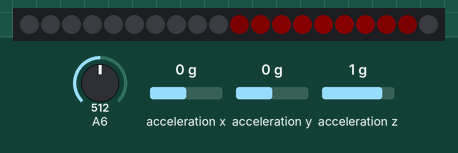
A sketch run on a simulated Arduino Nano, built with avr-gcc and run on an emulated ATmega328P. Parts: 20 RGB LEDs in strip order, left to right. Wiring (inferred from the names in the program): MPU-6050 motion sensor at I2C address 0x68. Inputs (shaded band) come from the test bench; at power-on: acceleration x 0 g, A6 = 512, acceleration y 0 g, acceleration z 1 g. Dim RGB values are drawn brighter than linear; colours are those a GRB WS2812 strip shows for the declared byte order.

Above: at 1.29 s.
1.3 s: acceleration x set to -1.4 g
At 1.42 s:
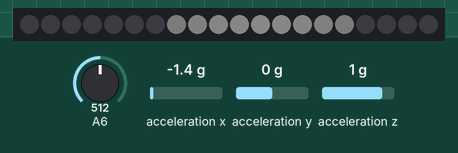
2.9 s: acceleration x set to 0 g
At 4.1 s:
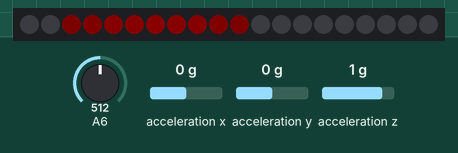
5.5 s: acceleration x set to -0.8 g
At 5.64 s:
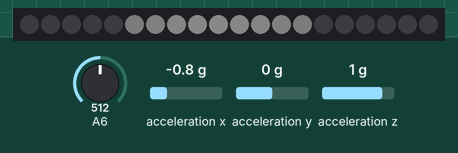

Measured:
- after the input at 1.3 s, the LEDs: first differ from a run without the input after 0.11 s (image 1)
- after the input at 2.9 s, the LEDs: first differ from a run without the input after 1.2 s (image 2 shows a later state)
- after the input at 5.5 s, the LEDs: first differ from a run without the input after 0.13 s (image 3)

The sketch:

prod.ino
```cpp
/*
      PIN Configuration
    Battery:
      A0 (Module) -> A6 (Arduino)
    Pressure:
      [A3 - A0]
      Vorltage pertition with a Pull-up resistor (10k ohm).
    HC-05:
      State -> D4.
      RX -> D3 (Pull-Down 2k, between 1k).
      TX -> D2.
    Accellerometer:
      SCL -> A5.
      SDA -> A4.
    Led:
      Control -> 11
*/

/*  -  Hyperparameter  -  */

// Generic
#define BOTTLE_ID 71003161

// GY-521
#define GY_FILTER_DIM 10
#define GY_MEANS_STORE_DIM 10
#define GY_READING_PERIOD 1
#define GY_SAVE_PERIOD 100
#define GY_UPDATE_FLAG_PERIOD 200
#define GY_G_FORCE_VALUE 17000
#define GY_G_FORCE_SLACK 1000
#define GY_ZERO_SLACK 2000
#define GY_MARGIN_DIST 150

// Battery Module
#define B_BUFFER_DIM 10
#define B_READ_PERIOD 1000
#define B_ENERGY_THRESHOLD 0.50

// Weight Sensors
#define IN_PIN_0 A0
#define IN_PIN_1 A1
#define IN_PIN_2 A2
#define IN_PIN_3 A3
#define WS_FILTER_DIMENSION 100
#define WS_IDLE_UNTIL_READ 10000
#define WS_READING_PERIOD 300      // Between read.
#define WS_IDLE_AFTER_READ 10000

// Led
#define LED_PIN 11
#define LED_NUM 20
#define LED_UPDATE_PERIOD 40


/*  -  Library include and global variable and functions  -  */

// Bluetooth
#include <SoftwareSerial.h>
#define BT_INT_PIN 4             // PIN for state.
SoftwareSerial Bluetooth(2, 3);  // TX, RX (of HC-05).

/*
void blt_print(String in){
  Serial.print(in);
  if (digitalRead(BT_INT_PIN) == HIGH) {
    Serial.println("\t\tOn BLT");
    Bluetooth.println(in);
  }
  else{
    Serial.println("\t\tOnly Serial");
  }
}
*/

// GY-521, Accellerometer.
#include <Wire.h>
#include <math.h>
#define MPU_ADDR 0x68

unsigned long start_time_read;
unsigned long start_time_save;
unsigned long start_time_update;
int16_t values_X[GY_FILTER_DIM];
int16_t values_Y[GY_FILTER_DIM];
int16_t values_Z[GY_FILTER_DIM];
int index_values;
int16_t means_X[GY_MEANS_STORE_DIM];
int16_t means_Y[GY_MEANS_STORE_DIM];
int16_t means_Z[GY_MEANS_STORE_DIM];
int index_means;
bool is_still;
bool is_vertical;

int16_t max_distance(int16_t in[], size_t dim) {
  int16_t min = in[0];
  int16_t max = in[0];
  for (size_t i = 0; i < dim; i++) {
    if (in[i] > max) { max = in[i]; }
    if (in[i] < min) { min = in[i]; }
  }
  return max - min;
}
int16_t mean(int16_t in[], size_t dim) {
  double ret = 0;
  for (size_t i = 0; i < dim; i++) {
    ret += (double)in[i];
  }
  return (int16_t)(ret / dim);
}

// Battery Module
#define sensivity (4.2 / 1023.0)
#define maxVoltage 4.2

int16_t battery_buffer[B_BUFFER_DIM];
size_t battery_buffer_index;
unsigned long b_start_time;
bool is_power_saving;

// Weight sensors
unsigned long w_start_time;

int16_t ws_values_0[WS_FILTER_DIMENSION];    // Digital filter 0.
int16_t ws_values_1[WS_FILTER_DIMENSION];    // Digital filter 1.
int16_t ws_values_2[WS_FILTER_DIMENSION];    // Digital filter 2.
int16_t ws_values_3[WS_FILTER_DIMENSION];    // Digital filter 3.
int16_t ws_index;

// Led
#include <FastLED.h>
CRGB leds[LED_NUM];
int led_intensity = 100;
int led_red = 0;
int led_green = 0;
int led_blue = 0;

unsigned long led_time;
size_t led_anim_index;
const float led_anim[] {
  0,
  0.31,
  0.59,
  0.81,
  0.94,
  1,
  0.94,
  0.81,
  0.59,
  0.31,
  0,
  0,
  0,
  0,
  0,
  0,
  0,
  0,
  0,
  0
};

void update_led(){
  if(led_anim_index >= 20){
    led_anim_index = 0;
  }
  float alpha = 0;
  for(int i = 0;  i < LED_NUM; i++){
    if((led_anim_index + i) >= LED_NUM){
      alpha = led_anim[led_anim_index + i - LED_NUM];
    }
    else{
      alpha = led_anim[led_anim_index + i];
    }

    leds[i] = CRGB(
      (int) led_blue * alpha,
      (int) led_green * alpha,
      (int) led_red * alpha);
  }
  FastLED.show();
  led_anim_index++;
}


/* Global
      0 -> Non stable.
      1 -> Wait to read.
      2 -> Reading.
      3 -> Sent.
*/
unsigned long s_time;
int state;


void setup() {
  // Serial [DEBUG]
  Serial.begin(9600);

  // Bluetooth
  Bluetooth.begin(9600);
  pinMode(BT_INT_PIN, INPUT);

  // GY-521
  Wire.begin();
  Wire.beginTransmission(MPU_ADDR);
  Wire.write(0x6B);  // PWR_MGMT_1 register
  Wire.write(0);     // set to zero (wakes up the MPU-6050)
  Wire.endTransmission(true);
  start_time_read = millis();
  start_time_save = millis();
  start_time_update = millis();
  index_values = 0;
  index_means = 0;

  for (size_t i = 0; i < GY_FILTER_DIM; i++) {
    values_X[i] = 0;
    values_Y[i] = 0;
    values_Z[i] = 0;
  }
  for (size_t i = 0; i < GY_MEANS_STORE_DIM; i++) {
    means_X[i] = 0;
    means_Y[i] = 0;
    means_Z[i] = 0;
  }

  is_still = false;
  is_vertical = false;

  // Battery Module
  battery_buffer_index = 0;
  b_start_time = millis();
  is_power_saving = false;

  for (int i = 0; i < B_BUFFER_DIM; i++) {
    battery_buffer[B_BUFFER_DIM] = 0;
  }

  // Weight Sensor
  ws_index = 0;

  for (int i = 0; i < WS_FILTER_DIMENSION; i++){
    ws_values_0[i] = 0;
    ws_values_1[i] = 0;
    ws_values_2[i] = 0;
    ws_values_3[i] = 0;
  }

  // Led
  FastLED.addLeds<WS2812B, LED_PIN, GBR>(leds, LED_NUM);
  led_anim_index = 0;
  led_time = millis();

  led_red = 10;
  led_green = 10;
  led_blue = 10;
  update_led();


  // Global
  s_time = millis();
  state = 0;
}

void loop() {
  /*
  Serial.print(state);
  Serial.print(",");
  Serial.print(is_vertical);
  Serial.print(",");
  Serial.println(is_still);*/
  //Bluetooth.println(state);

  // blt_print(String(state) + "");

  // Index Update.
  if (index_values >= GY_FILTER_DIM) {
    index_values = 0;
  }
  if (index_means >= GY_FILTER_DIM) {
    index_means = 0;
  }
  if (battery_buffer_index >= B_BUFFER_DIM) {
    int16_t value = mean(battery_buffer, B_BUFFER_DIM);
    if (value <= B_ENERGY_THRESHOLD) {
      is_power_saving = true;
    } else {
      is_power_saving = false;
    }
    battery_buffer_index = 0;
  }

  //Serial.println(state);

  //Led update
  if((millis() - led_time) >= LED_UPDATE_PERIOD){
    if(state == 0){
      led_red = 10;
      led_green = 10;
      led_blue = 10;
    }
    else if(state == 1){
      led_red = 10;
      led_green = 0;
      led_blue = 0;
    }
    else if(state == 2){
      led_red = 0;
      led_green = 0;
      led_blue = 10;
    }
    else{
      led_red = 0;
      led_green = 10;
      led_blue = 0;
    }
    update_led();
    led_time = millis();
  }

  if(((state == 1) || (state == 2)) && (!is_vertical || !is_still)){
    ws_index = 0;
    state = 0;
    s_time = millis();
  }

  if((state == 0) && (is_still && is_vertical)){
    state = 1;
    s_time = millis();
  }

  if((state == 1) && ((millis() - s_time) >= WS_IDLE_UNTIL_READ)){
    state = 2;
    s_time = millis();
    ws_index = 0;
    for (int i = 0; i < WS_FILTER_DIMENSION; i++){
      ws_values_0[i] = 0;
      ws_values_1[i] = 0;
      ws_values_2[i] = 0;
      ws_values_3[i] = 0;
    }
  }

  if((state == 2) && ((millis() - s_time) >= WS_READING_PERIOD)){
    ws_values_0[ws_index] = analogRead(IN_PIN_0);
    ws_values_1[ws_index] = analogRead(IN_PIN_1);
    ws_values_2[ws_index] = analogRead(IN_PIN_2);
    ws_values_3[ws_index] = analogRead(IN_PIN_3);
    ws_index++;
    s_time = millis();
  }

  if((ws_index >= WS_FILTER_DIMENSION - 1) && (state == 2)){
    Serial.println("Sending...");
    // Send Data
    int tot_means[4];
    tot_means[0] = mean(ws_values_0, WS_FILTER_DIMENSION);
    tot_means[1] = mean(ws_values_1, WS_FILTER_DIMENSION);
    tot_means[2] = mean(ws_values_2, WS_FILTER_DIMENSION);
    tot_means[3] = mean(ws_values_3, WS_FILTER_DIMENSION);
    int tot = tot_means[0] + tot_means[1] + tot_means[2] + tot_means[3];
    tot /= 4;

    int16_t battery_value = mean(battery_buffer, B_BUFFER_DIM);

    //Serial.println("Calc Complete");

    //String out = "Battery: " + String(battery_value) + "\n" "Weight: " + String(map(tot, 1024, 0, 0, 100)) + "%";

    Serial.print("Battery: ");
    Serial.print(battery_value);
    Serial.print("%;");
    Serial.print("Weight: ");
    Serial.print(tot);
    Serial.println("%");
    //Serial.println(digitalRead(BT_INT_PIN) == HIGH);
    if (digitalRead(BT_INT_PIN) == HIGH) {
      Bluetooth.print(BOTTLE_ID);
      Bluetooth.print(";");
      Bluetooth.print(map(tot, 1024, 0, 0, 1024));
      Bluetooth.print(";");
      Bluetooth.println(battery_value);
      Serial.println("\tOn Bluetooth");
    }
    else{
      Serial.println("\tOnly Serial");
    }

    ws_index = 0;
    state = 3;
    s_time = millis();
  }

  if((state == 3) && ((millis() - s_time) >= WS_IDLE_AFTER_READ)){
    state = 0;
    s_time = millis();
  }

  // Read value from the MPU.
  if (GY_READING_PERIOD <= millis() - start_time_read) {
    Wire.beginTransmission(MPU_ADDR);
    Wire.write(0x3B);  // starting with register 0x3B (ACCEL_XOUT_H)
    Wire.endTransmission(false);
    Wire.requestFrom(MPU_ADDR, 6, true);                      // request a total of 6 registers
    values_X[index_values] = Wire.read() << 8 | Wire.read();  // 0x3B (ACCEL_XOUT_H) & 0x3C (ACCEL_XOUT_L)
    values_Y[index_values] = Wire.read() << 8 | Wire.read();  // 0x3D (ACCEL_YOUT_H) & 0x3E (ACCEL_YOUT_L)
    values_Z[index_values] = Wire.read() << 8 | Wire.read();  // 0x3F (ACCEL_ZOUT_H) & 0x40 (ACCEL_ZOUT_L)

    index_values++;
    start_time_read = millis();
  }

  // Save data read from the MPU.
  if (GY_SAVE_PERIOD <= millis() - start_time_save) {
    means_X[index_means] = mean(values_X, GY_FILTER_DIM);
    means_Y[index_means] = mean(values_Y, GY_FILTER_DIM);
    means_Z[index_means] = mean(values_Z, GY_FILTER_DIM);

    /*  Debug
    Serial.print(means_X[index_means]); Serial.print(",");
    Serial.print(means_Y[index_means]); Serial.print(",");
    Serial.print(means_Z[index_means]); Serial.print(",");
    Serial.print(is_still); Serial.print(",");
    Serial.println(is_vertical); */

    index_means++;
    start_time_save = millis();
  }

  // Update "is_vertical" and "is_still" flag.
  if (GY_UPDATE_FLAG_PERIOD <= millis() - start_time_update) {
    int16_t mean_X = mean(means_X, GY_MEANS_STORE_DIM);
    int16_t mean_Y = mean(means_Y, GY_MEANS_STORE_DIM);
    int16_t mean_Z = mean(means_Z, GY_MEANS_STORE_DIM);

    // Check if it's verical.
    if (
      ((mean_X >= -GY_ZERO_SLACK) && (mean_X <= GY_ZERO_SLACK)) && ((mean_Y >= -GY_ZERO_SLACK) && (mean_Y <= GY_ZERO_SLACK)) && ((mean_Z >= GY_G_FORCE_VALUE - GY_G_FORCE_SLACK) && (mean_Z <= GY_G_FORCE_VALUE + GY_G_FORCE_SLACK))) {
      // Print if changed.
      /*
      if (is_vertical == false) {
        blt_print("Is vertical");
      }
      */
      is_vertical = true;
    } else {
      /*
      if (is_vertical == true) {
        blt_print("Is NOT vertical");
      }
      */
      is_vertical = false;
    }

    // check if it's still.
    int16_t dist_X = max_distance(means_X, GY_MEANS_STORE_DIM);
    int16_t dist_Y = max_distance(means_X, GY_MEANS_STORE_DIM);
    int16_t dist_Z = max_distance(means_X, GY_MEANS_STORE_DIM);

    if (
      (dist_X <= GY_MARGIN_DIST) && (dist_Y <= GY_MARGIN_DIST) && (dist_Z <= GY_MARGIN_DIST)) {
      /*
      if (is_still == false) {
        //Serial.println("[GY-521]: Is still");
        blt_print("Is still");
      }
      */
      is_still = true;
    } else {
      /*
      if (is_still == true) {
        //Serial.println("[GY-521]: Is NOT still");
        blt_print("Is NOT still");
      }
      */
      is_still = false;
    }

    start_time_update = millis();
  }

  // Read battery value.
  if (millis() >= b_start_time + B_READ_PERIOD) {
    float sensorValue = analogRead(A6);                     // Raw value.
    sensorValue = sensorValue * sensivity;                  // Voltage.
    float percentage = (sensorValue / maxVoltage) * 100.0;  // Percentage.
    battery_buffer[battery_buffer_index] = (int16_t)percentage;
    battery_buffer_index++;
    b_start_time = millis();
  }
}
```
